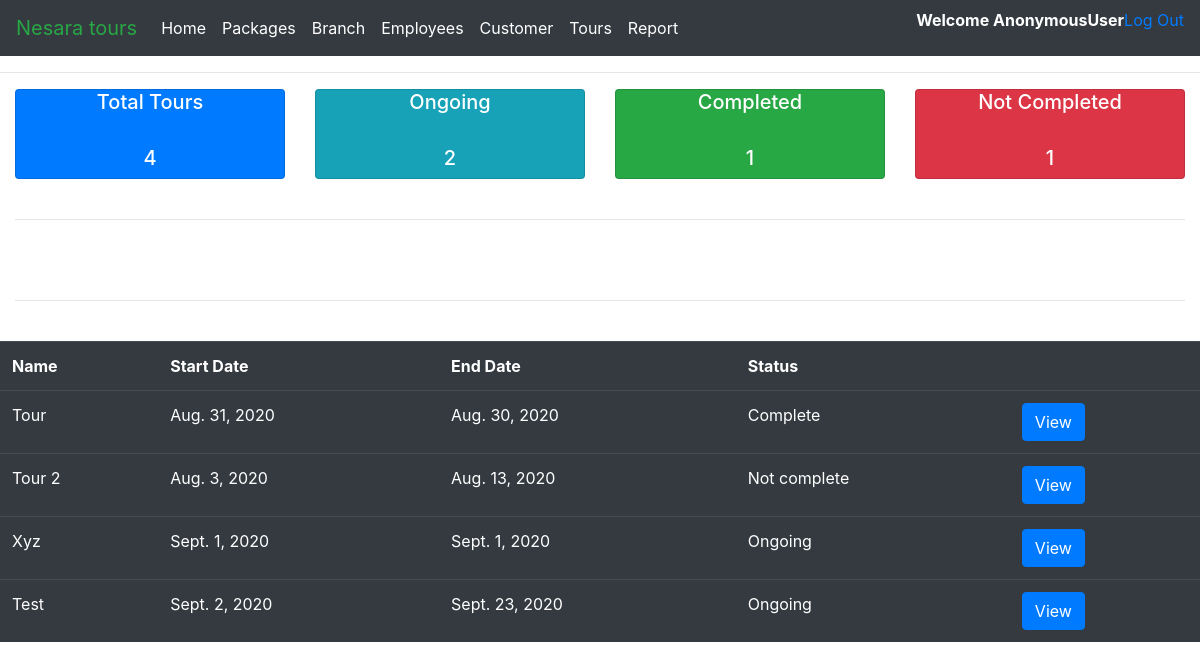
The page /tours/ on the database its author committed.
### NesaraTours/models.py (models this page shows, shortened)
class Tour(models.Model):
    status = (
        ('Complete' , 'Complete' ),
        ('Not complete', 'Not complete'),
        ('Ongoing','Ongoing')
    )
    Name = models.CharField(max_length=255,null=True)
    Destinations = models.TextField(max_length=255,null=True)
    DateStarted = models.DateField(null=True)
    DateCompleated = models.DateField(null=True)
    Client = models.ManyToManyField(Client)
    Branch = models.ForeignKey(Branch,on_delete=models.SET_NULL,null=True)
    Employee = models.ManyToManyField(Employee)
    Status = models.CharField(max_length=255,null=True,choices=status)
    Expences = models.IntegerField(null=True)
    Profit = models.IntegerField(null=True)

### NesaraTours/views.py (the view)
# urls.py: path('tours/',views.Tours,name='Tours'),
def Tours(request):
    tourdetails = Tour.objects.all()
    TotalTours = tourdetails.count()
    Completed = tourdetails.filter(Status='Complete').count()
    NotCompleted = tourdetails.filter(Status='Not complete').count()
    Ongoing = tourdetails.filter(Status='Ongoing').count()
    Filter = TourFilter(request.GET, queryset=tourdetails)
    tourdetails = Filter.qs
    context = {
        'TD': tourdetails,
        'TotalTours': TotalTours,
        'Completed': Completed,
        'NotCompleted': NotCompleted,
        'Ongoing': Ongoing,
        'myFilter': Filter,
    }
    return render(request, 'tours.html', context)

### templates/tours.html (shortened to what this page needs)
{% extends 'main.html' %}
{% load static %}
{% block Content %}
<div class="container-fluid">
    <div class="row">
        <div class="col col-md">
            <div class="card card-head bg-primary">
                <h5 class=" text-center text-white">Total Tours</h5><br>
                <h5 class=" text-center text-white">{{TotalTours}}</h5>
            </div>
        </div>
        <div class="col col-md">
            <div class="card card-head bg-info">
                <h5 class=" text-center text-white">Ongoing</h5><br>
                <h5 class=" text-center text-white">{{Ongoing}}</h5>
            </div>
        </div>
        <div class="col col-md">
            <div class="card card-head bg-success">
                <h5 class=" text-center text-white">Completed</h5><br>
                <h5 class=" text-center text-white">{{Completed}}</h5>
            </div>
        </div>
        <div class="col col-md">
            <div class="card card-head bg-danger">
                <h5 class=" text-center text-white">Not Completed</h5><br>
                <h5 class=" text-center text-white">{{NotCompleted}}</h5>
            </div>
        </div>
    </div>
    <br>
    <hr>
    <br>
    <br>
    <hr>
    <br>
    <div class="row">
        <table class="table table-hover table-dark">
            <th>Name</th>
            <th>Start Date</th>
            <th>End Date</th>
            <th>Status</th>
            <th></th>
            {% for i in TD %}
            <tr>
                <td>{{i.Name}}</td>
                <td>{{i.DateStarted}}</td>
                <td>{{i.DateCompleated}}</td>
                <td>{{i.Status}}</td>
                <td>
                    <a href="{% url 'tourdetails' i.id %}" class="btn btn-primary">View</a>
                </td>
            </tr>
                {% endfor %}
        </table>
    </div>
</div>
{% endblock Content %}

### rows shown on the page
Tour: Name "Tour", DateStarted "Aug. 31, 2020", DateCompleated "Aug. 30, 2020", Status "Complete"
Tour: Name "Tour 2", DateStarted "Aug. 3, 2020", DateCompleated "Aug. 13, 2020", Status "Not complete"
Tour: Name "Xyz", DateStarted "Sept. 1, 2020", DateCompleated "Sept. 1, 2020", Status "Ongoing"
Tour: Name "Test", DateStarted "Sept. 2, 2020", DateCompleated "Sept. 23, 2020", Status "Ongoing"

### other values the page prints
{{ request.user }} "AnonymousUser"
{{ TotalTours }} "4"
{{ Ongoing }} "2"
{{ Completed }} "1"
{{ NotCompleted }} "1"
